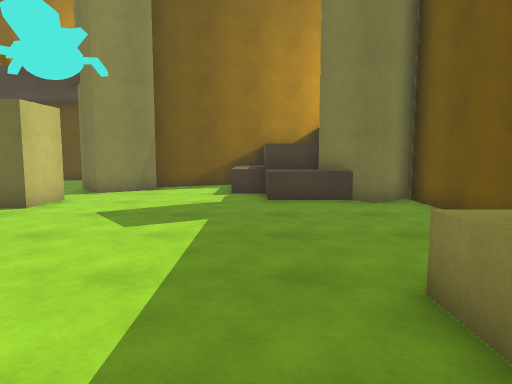
[1] (above)

20 first-person views from a walk through a 3-D level made in the Unity game engine. The camera is 1.3 m above the floor, tilts 6° down and sees 70° across. The floor is counted in squares, 1 m on a side. Each view is taken from the middle of a square. On the plan, view 1 faces up. The plan holds only what a view shows up to about 15 squares ahead; the rest is blank. The place goes on beyond the plan. The player is left out.

[2]
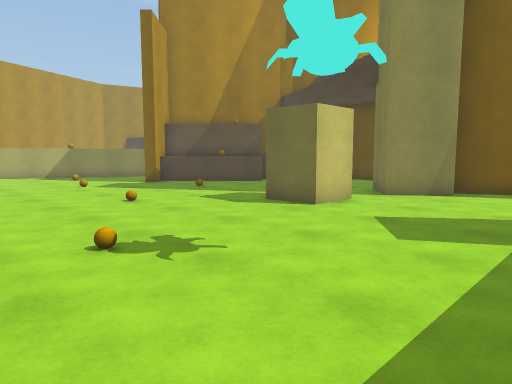

[3]
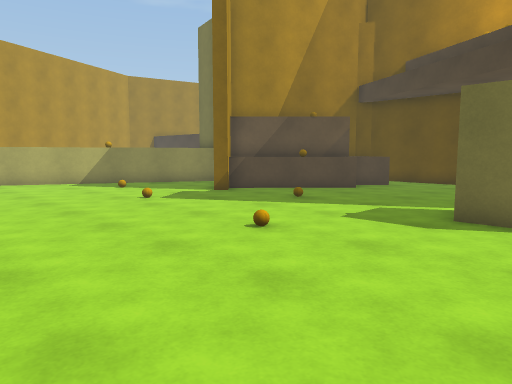

[4]
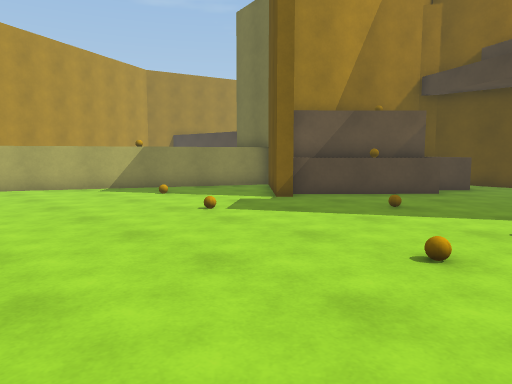

[5]
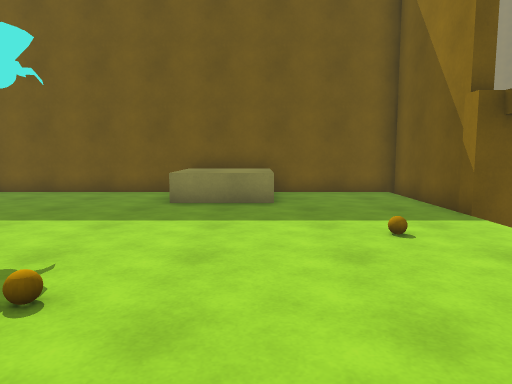

[6]
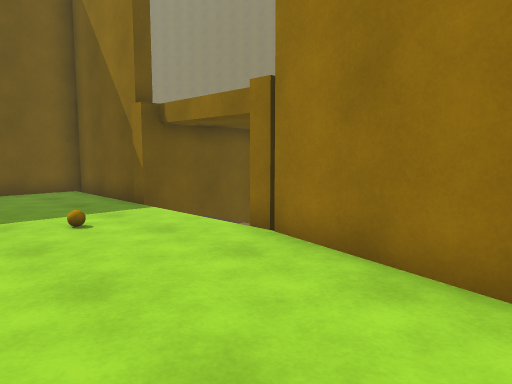

[7]
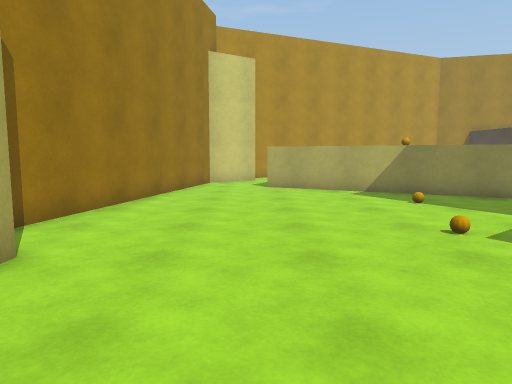

[8]
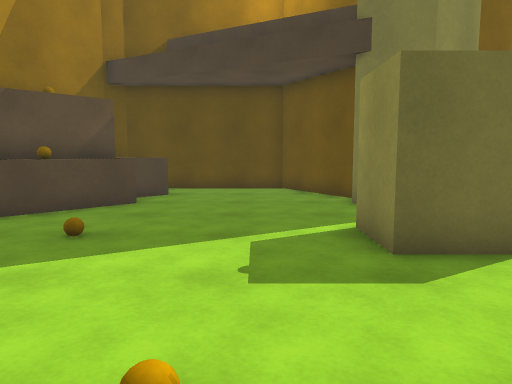

[9]
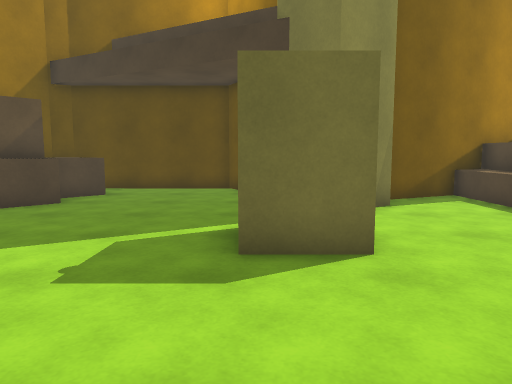

[10]
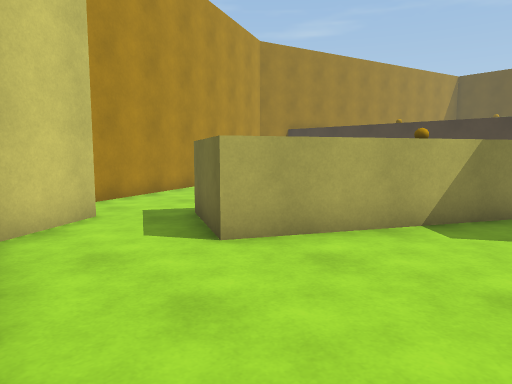

[11]
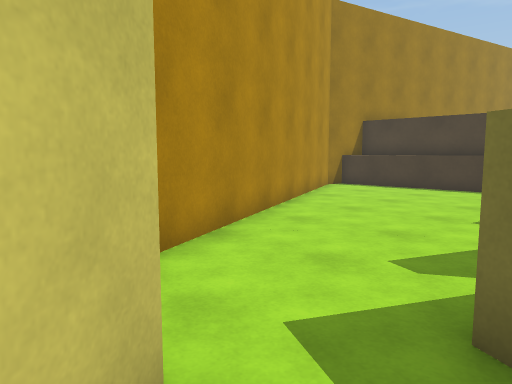

[12]
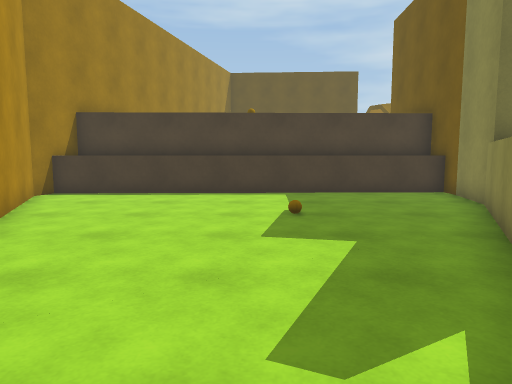

[13]
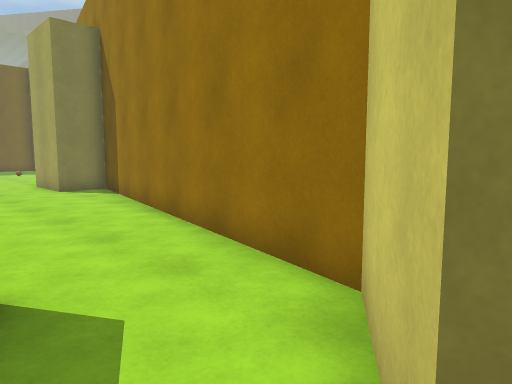

[14]
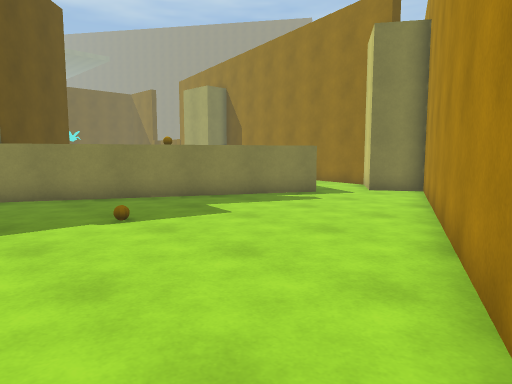

[15]
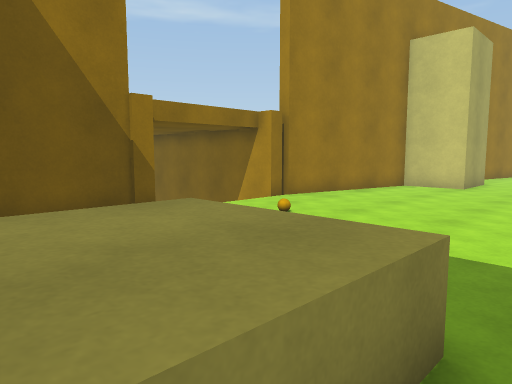

[16]
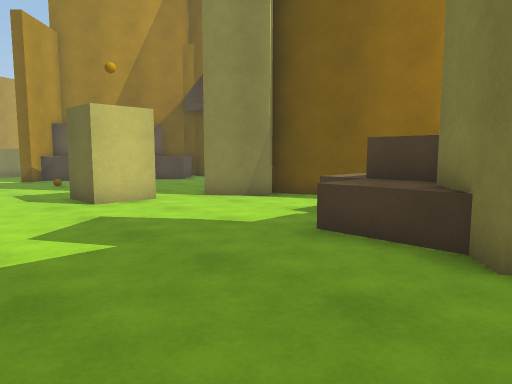

[17]
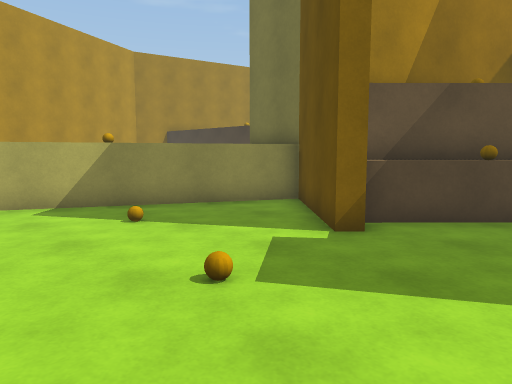

[18]
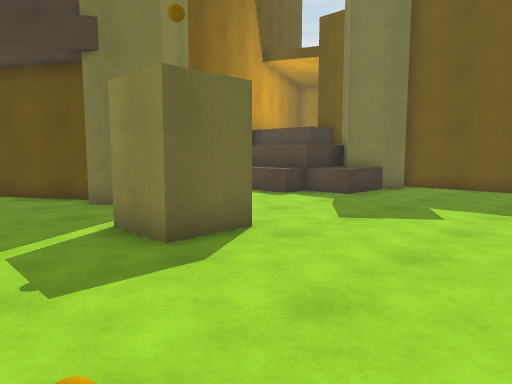

[19]
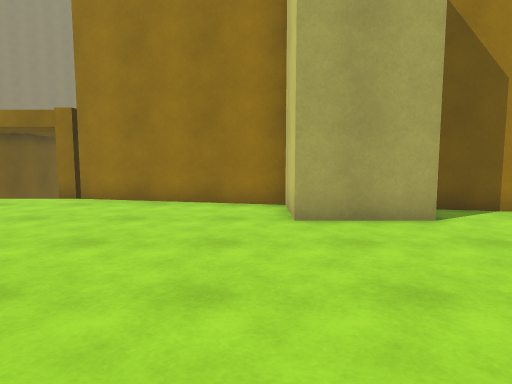

[20]
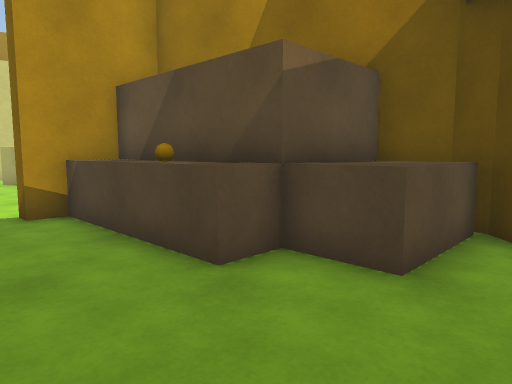

### Floor plan
Key: @ floor where view 1 was taken; # wall or solid block; . floor; ^ raised ledge; v drop or lower ground; B ball; O other object.
Columns run from 34 left of view 1 to 5 right of it. Each row starts with its distance up from view 1.
 18              #     ########
 17 ####^^^^^^^^^^     #^^....##
 16 #^^^^^^^^^^^^^     #^^^....#     ^#^
 15 #............#      #^^.....#  ##^^
 14 ##...........#     ###......####.^^
 13  #...........###   #B^......###..^^
 12  #......B...^^ ####^B........#...^^^^#
 11  ##.........^ ^^.##^...............^^###
 10   #........^^ ^...##..B....##......^^###
  9   ##.......^ ^^............##..........#
  8    #......^ O^.........................#
  7    ##.....^ ^^.B.......................#
  6     #....^  ^......B....B..............#
  5     #....# ^#..........................#
  4     ##...###...........................#
  3      #.......................B......^^^#
  2      ####...........................^^^#
  1         ###.........................^^^#
  0           #####......###..........@....#
 -1               ######.###........B......#
 -2                    ### ##..............#
 -3                         #####..........#
 -4                             ###   ######
 -5                               #vvv#
 -6                               v   #
 -7                               v   #

Positions as (right, up) in squares from view 1, and headings:
1: (0, 0), facing up
2: (0, 1), facing up-left
3: (-5, 1), facing up-left
4: (-8, 1), facing up-left
5: (-8, 1), facing right
6: (-9, 1), facing down-right
7: (-9, 3), facing left
8: (-9, 4), facing up
9: (-7, 4), facing up
10: (-19, 0), facing up-left
11: (-25, 2), facing up-left
12: (-27, 4), facing up
13: (-27, 4), facing down-right
14: (-33, 15), facing down-right
15: (4, 4), facing down-left
16: (4, 5), facing up-left
17: (-12, 4), facing up-left
18: (-10, 4), facing up-right
19: (-10, 7), facing down
20: (-8, 14), facing left
